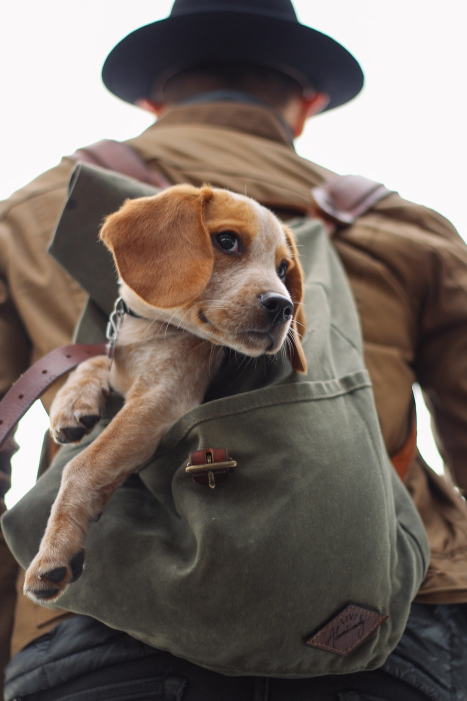
#> input picture DATA/dog_backpack.jpg, 934 x 1401 px, found by its file name (shown at 1/2 size)
$ python 06_image_Assetment.py
#> lines starting #> are read from the running program, lines starting #| are printed output that depends on the picture; after the words box and inside, x2 and y2 are one past the last pixel; in counts of white or black regions, pixels touching at a corner belong together
import numpy as np
import matplotlib.pyplot as plt
import cv2

#### TASK: Open the *dog_backpack.jpg* image from the DATA folder and display it in the notebook. Make sure to correct for the RGB order.
img = cv2.imread('DATA/dog_backpack.jpg')
#> img is the input picture: shape (1401, 934, 3); mean B, G, R 99.5, 106.7, 118.1
plt.imshow(img)
# plt.show()

fix_img = cv2.cvtColor(img,cv2.COLOR_BGR2RGB)
plt.imshow(fix_img)
# plt.show()

#### TASK: Flip the image upside down and display it in the notebook.
img_flip = cv2.flip(fix_img, 0)
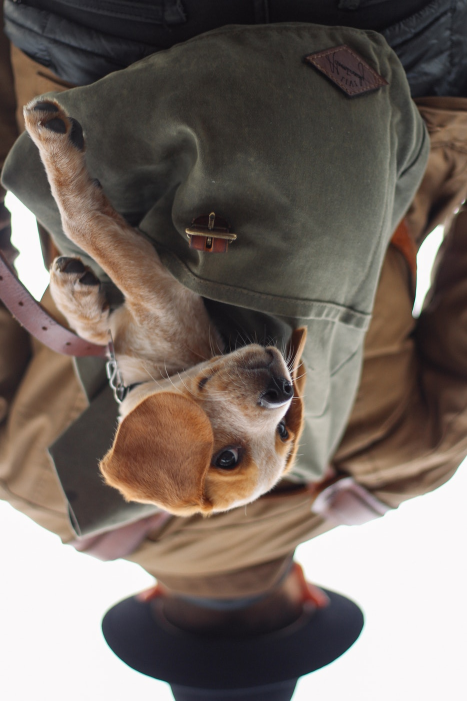
#> img_flip: shape (1401, 934, 3) (shown at 1/2 size); mean R, G, B 118.1, 106.7, 99.5
plt.imshow(img_flip)
# plt.show()

#### TASK: Draw an empty RED rectangle around the dogs face and display the image in the notebook.
# cv2.rectangle(fix_img, pt1=(600,370),pt2=(200,720),color=(255,0,0), thickness=10)
plt.imshow(fix_img)
# plt.show()

#### TASK: Draw a BLUE TRIANGLE in the middle of the image. The size and angle is up to you, but it should be a triangle (three sides) in any orientation.
vertices = np.array([[400,400],[200,700],[600,700]],dtype=np.int32)
pts = vertices.reshape((-1,1,2))
# cv2.polylines(fix_img,[pts], isClosed=True,color=(0,0,255), thickness=8)
# plt.imshow(fix_img)
# plt.show()

### BONUS TASK. Can you figure our how to fill in this triangle? It requires a different function that we didn't show in the lecture! See if you can use google search to find it.
## [CLICK ME FOR A DIRECT LINK TO THE HINT](https://docs.opencv.org/3.0-beta/modules/imgproc/doc/drawing_functions.html#fillpoly)
vertices = np.array([[400,400],[200,700],[600,700]],dtype=np.int32)
pts = vertices.reshape((-1,1,2))
cv2.fillPoly(fix_img, [pts], color=(0,0,255))
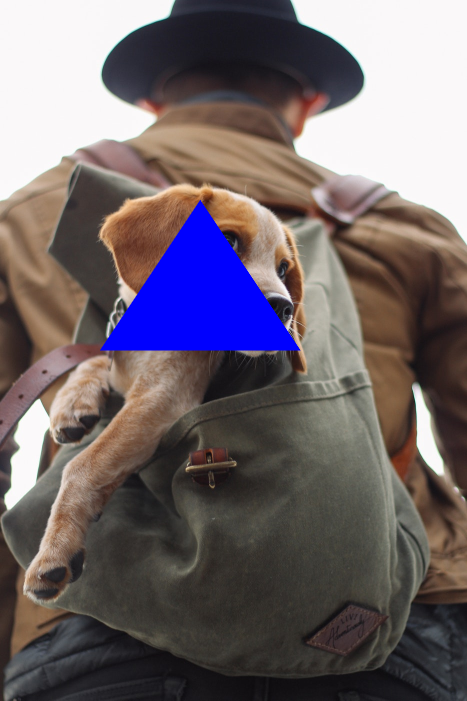
#> fix_img: shape (1401, 934, 3) (shown at 1/2 size); mean R, G, B 112, 102, 107.5

plt.imshow(fix_img)
plt.axis("off")
plt.show()
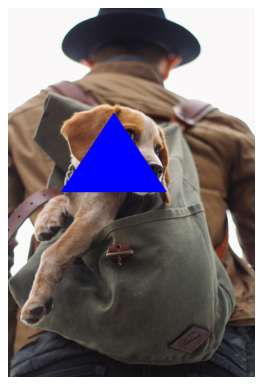
#> figure drawn by matplotlib, 1 panel; B, G, R data is drawn as R, G, B


#### TASK: (NOTE: YOU WILL NEED TO RUN THIS AS A SCRIPT). Create a script that opens the picture and allows you to draw empty red circles whever you click the RIGHT MOUSE BUTTON DOWN.
drawing = False
ix,iy = -1,-1

def draw_circle(event, x, y, flags, params):
    global ix, iy, drawing, img

    if event == cv2.EVENT_LBUTTONDOWN:
        drawing = True
        ix, iy = x, y

    elif event == cv2.EVENT_MOUSEMOVE:
        if drawing:
            temp = img.copy()
            radius = int(((x - ix)**2 + (y - iy)**2)**0.5)
            cv2.circle(temp, (ix, iy), radius, (255, 0, 0), 2)
            cv2.imshow('my_draw', temp)

    elif event == cv2.EVENT_LBUTTONUP:
        drawing = False
        radius = int(((x - ix)**2 + (y - iy)**2)**0.5)
        cv2.circle(img, (ix, iy), radius, (0, 255, 0), 2)

img = np.zeros((512, 512, 3), dtype=np.uint8)
cv2.namedWindow('my_draw')
cv2.setMouseCallback('my_draw', draw_circle)

while True:
    cv2.imshow('my_draw', img)
    if cv2.waitKey(1) & 0xFF == 27:
#> (key Esc is pressed here)
        break

cv2.destroyAllWindows()

$ run again, with DATA/00-puppy.jpg copied over DATA/dog_backpack.jpg
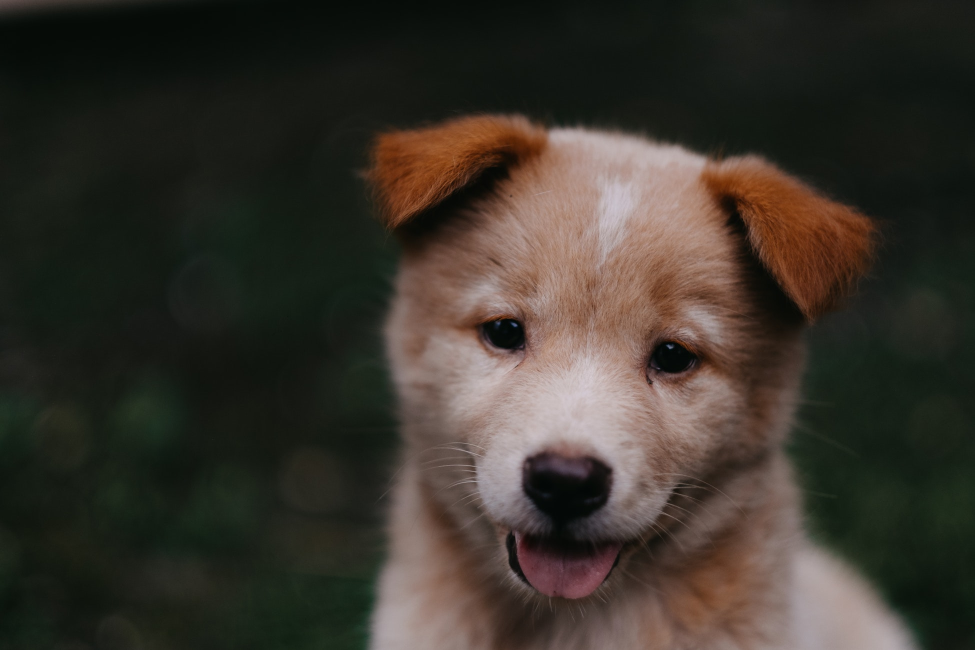
#> input picture DATA/00-puppy.jpg, 1950 x 1300 px, found by its file name (shown at 1/2 size)
#> img is the input picture: shape (1300, 1950, 3); mean B, G, R 43.8, 51.8, 57.3
#> `img_flip = cv2.flip(fix_img, 0)`:
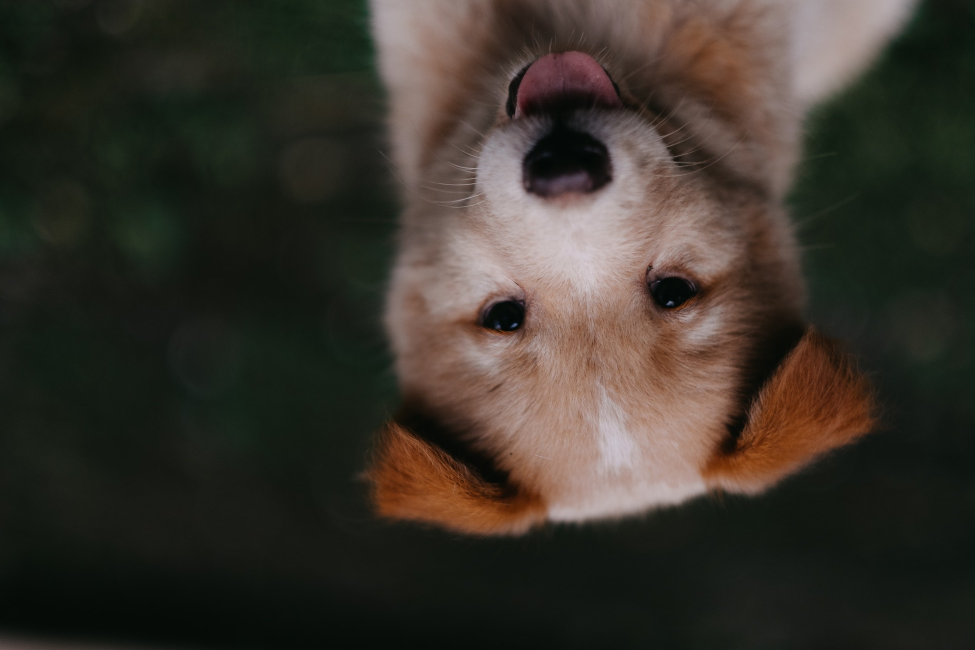
#> img_flip: shape (1300, 1950, 3) (shown at 1/2 size); mean R, G, B 57.3, 51.8, 43.8
#> `plt.show()`:
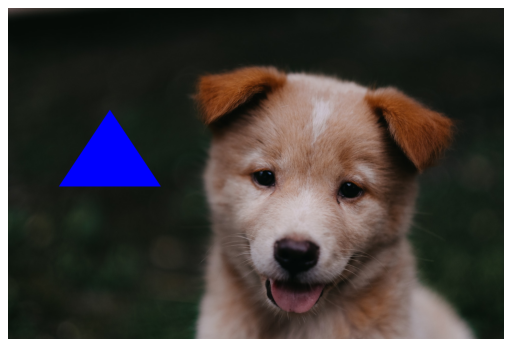
#> figure drawn by matplotlib, 1 panel; B, G, R data is drawn as R, G, B

$ run again, with DATA/Denis_Mukwege.jpg copied over DATA/dog_backpack.jpg
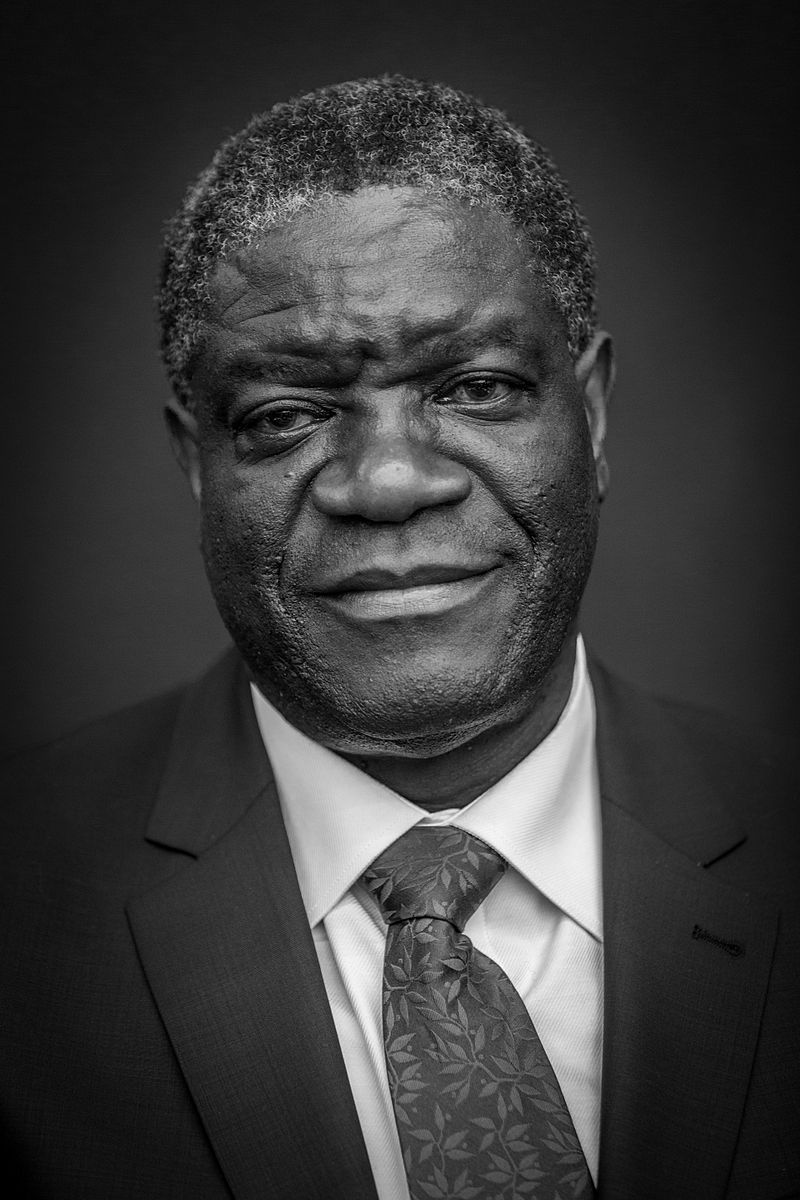
#> input picture DATA/Denis_Mukwege.jpg, 800 x 1200 px, found by its file name
#> img is the input picture: shape (1200, 800, 3); min 0, max 255, mean 58.8
#> `cv2.fillPoly(fix_img, [pts], color=(0,0,255))`:
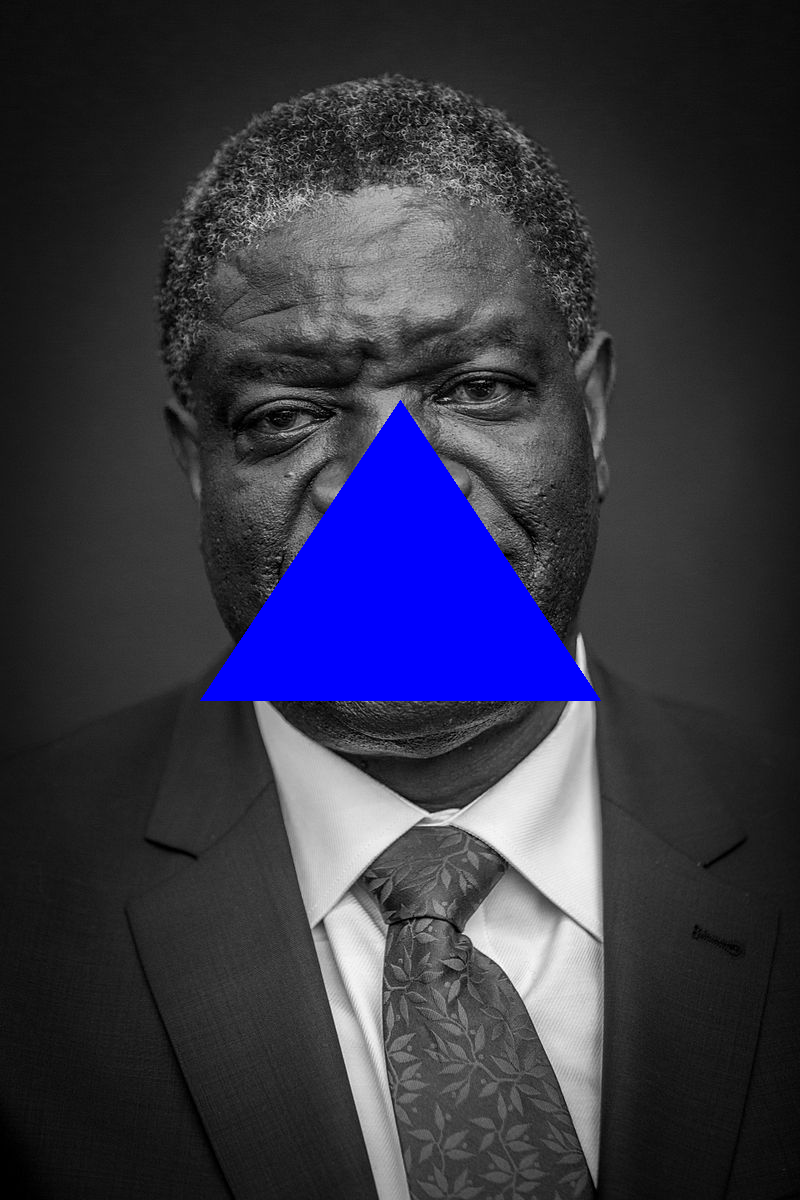
#> fix_img: shape (1200, 800, 3); 6.3% of pixels changed, all inside (x1, y1, x2, y2) = (200, 400, 601, 701)
#> `plt.show()`:
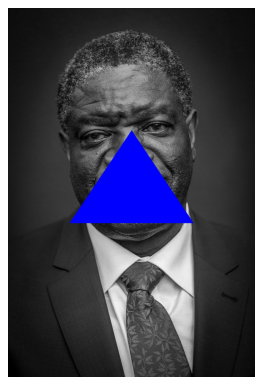
#> figure drawn by matplotlib, 1 panel

$ run again, with DATA/Nadia_Murad.jpg copied over DATA/dog_backpack.jpg
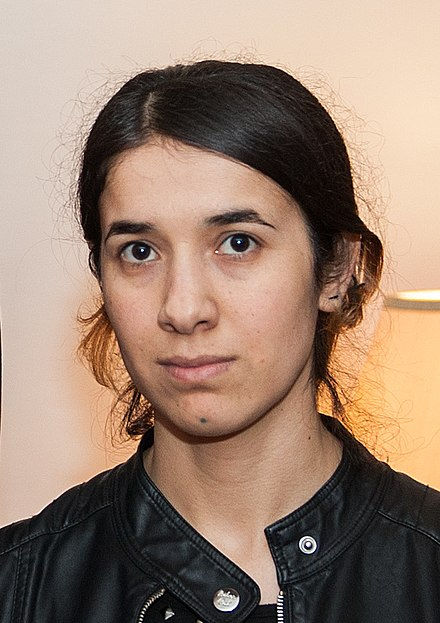
#> input picture DATA/Nadia_Murad.jpg, 440 x 623 px, found by its file name
#> img is the input picture: shape (623, 440, 3); mean B, G, R 112.7, 129.2, 153.8
#> `img_flip = cv2.flip(fix_img, 0)`:
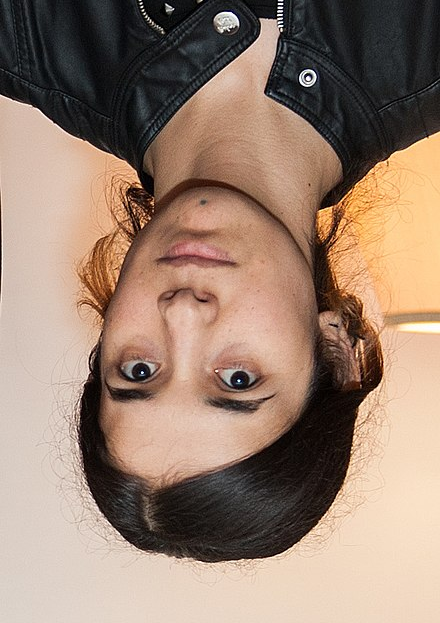
#> img_flip: shape (623, 440, 3); mean R, G, B 153.8, 129.2, 112.7
#> `plt.show()`:
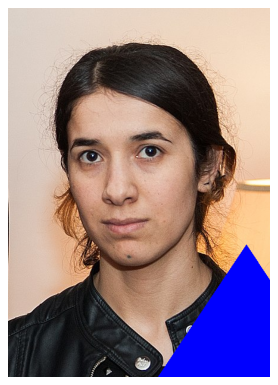
#> figure drawn by matplotlib, 1 panel; B, G, R data is drawn as R, G, B
